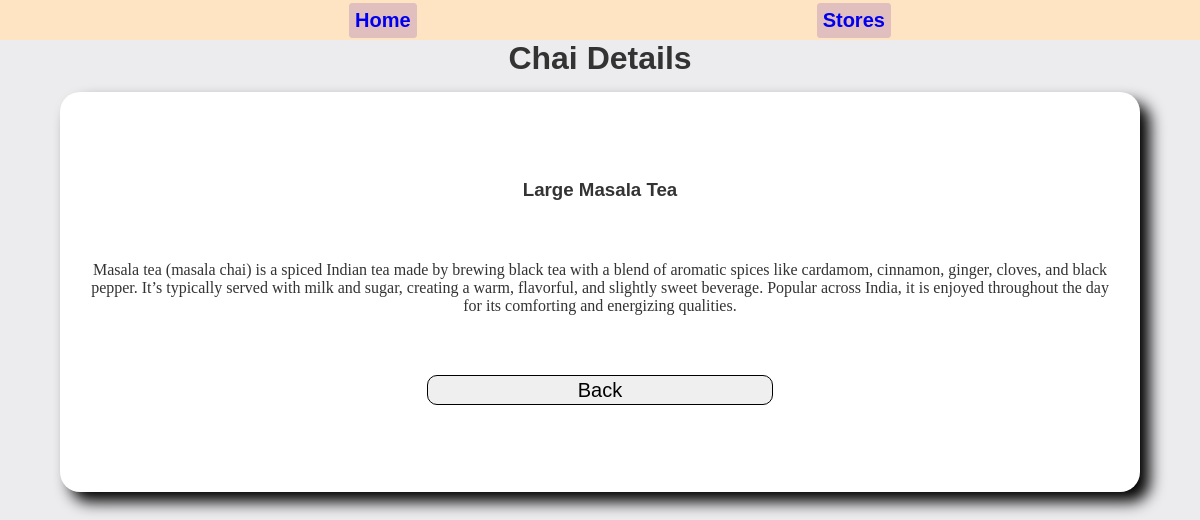
Page /2/ on the committed database.
### Snack_Time/models.py (models this page shows, shortened)
class ChaiVariety(models.Model):
    CHAI_TYPE_CHOICE = [
        ("ML","MASALA"),
        ("GR","GINGER"),
        ("K","KIWI"),
        ("PL","PLAIN"),
        ("EL","ELACHI")
    ]
    name = models.CharField(max_length=100)
    image = models.ImageField(upload_to="Chais/")
    date_added = models.DateTimeField(default=timezone.now)
    type = models.CharField(max_length=2, choices=CHAI_TYPE_CHOICE)
    description = models.TextField(default="")

### Snack_Time/views.py (the view)
# urls.py: path("<int:id>/",views.chai_details,name = "chai_details"),
def chai_details(request,id):
    chai = get_object_or_404(ChaiVariety,pk=id)
    return render(request,"chai_details.html",{"chai":chai})

### Snack_Time/templates/chai_details.html
{% extends "base.html" %}
{% block content %}
<h1>
    Chai Details
</h1>
<div id="container-1">
    <h3 id="chai-name">{{chai.name}}</h3>
    <p id="chai-description">{{chai.description}}</p>
    <a id="details_anchor" href="{% url 'all_chai' %}"><button id="back">Back</button></a>
</div>
{% endblock %}

### Snack_Time/static/css/all_chai.css (style rules this page uses)
* { margin:0; box-sizing: border-box; }
h1 { text-align: center; }
a { width: 80%; }

### Snack_Time/static/css/chai_details.css (style rules this page uses)
* { margin: 0; box-sizing: border-box; }
h1 { text-align: center; }
#container-1 { display: flex; flex-wrap: wrap; flex-direction: column; row-gap: 30px; justify-content: center; align-items: center; margin-left: 5%; margin-right: 5%; margin-top: 15px; height: 50vh; width: 90%; background-color: white; box-shadow: 10px 10px 15px black; border-radius: 20px; }
#details_anchor { display: flex; justify-content: center; align-items: center; text-decoration: none; }
#back { width: 40%; height: 30px; border-radius: 10px; font-family: 'Franklin Gothic Medium', 'Arial Narrow', Arial, sans-serif; font-size: 20px; border: 1px solid black; }
#chai-description { margin: 30px; text-align:center; font-family: Georgia, 'Times New Roman', Times, serif; }

### Snack_Time/static/css/nav.css (style rules this page uses)
* { margin: 0; box-sizing: border-box; }

### Snack_Time/static/css/chai_store.css (style rules this page uses)
* { margin: 0; box-sizing: border-box; }

### Snack_Time/templates/base.html (style rules this page uses)
body { font-family: Arial, sans-serif; background-color: #d0ced762; color: #333; padding: 0; }

### rows in the picture
ChaiVariety: name "Large Masala Tea", description "Masala tea (masala chai) is a spiced Indian tea made by brewing black tea with a blend of aromatic spices like cardamom, cinnamon, ginger, cloves, and black pepper. It’s typically served with milk and sugar, creating a warm, flavorful, and slightly sweet beverage. Popular across India, it is enjoyed throughout the day for its comforting and energizing qualities."
